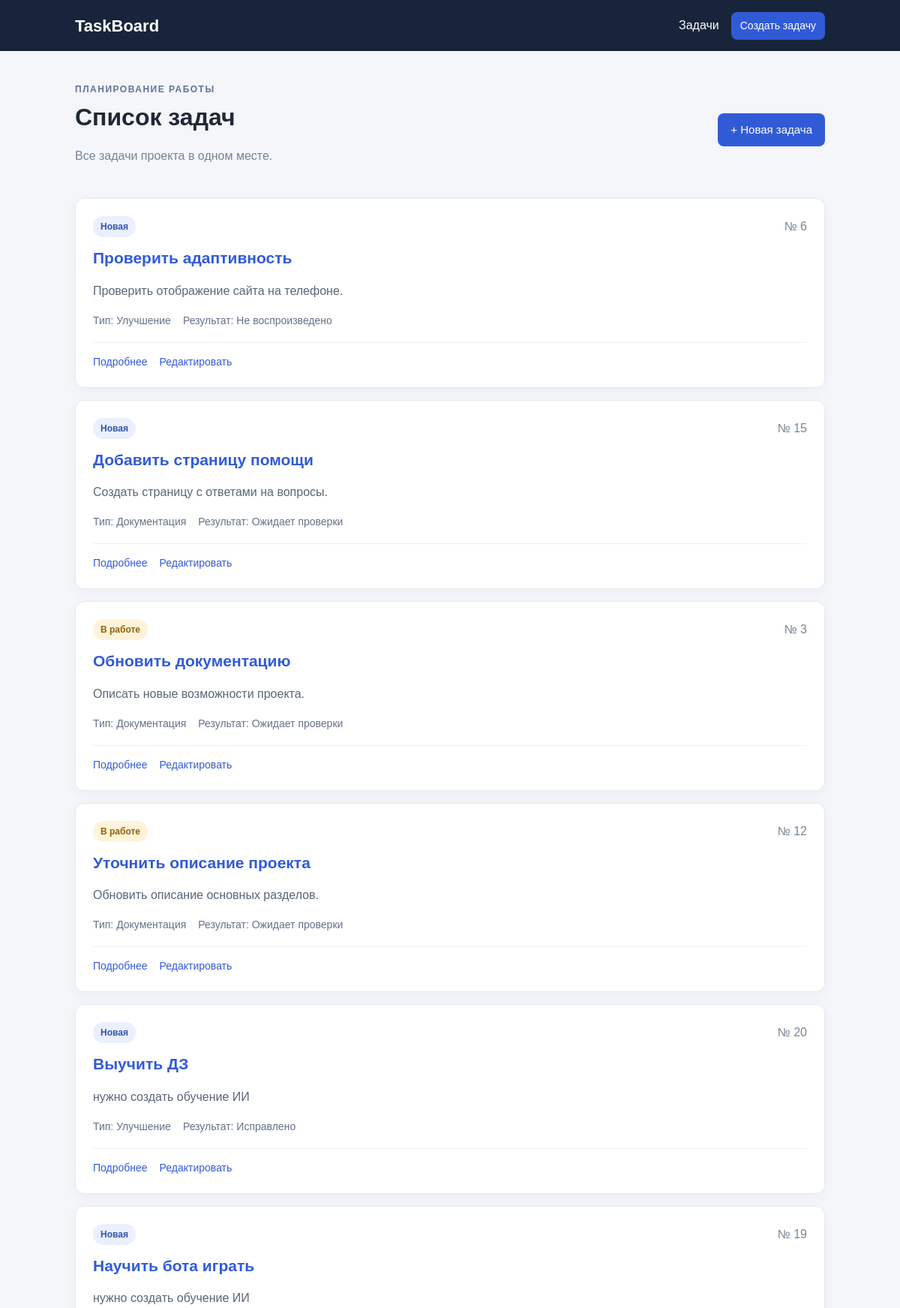
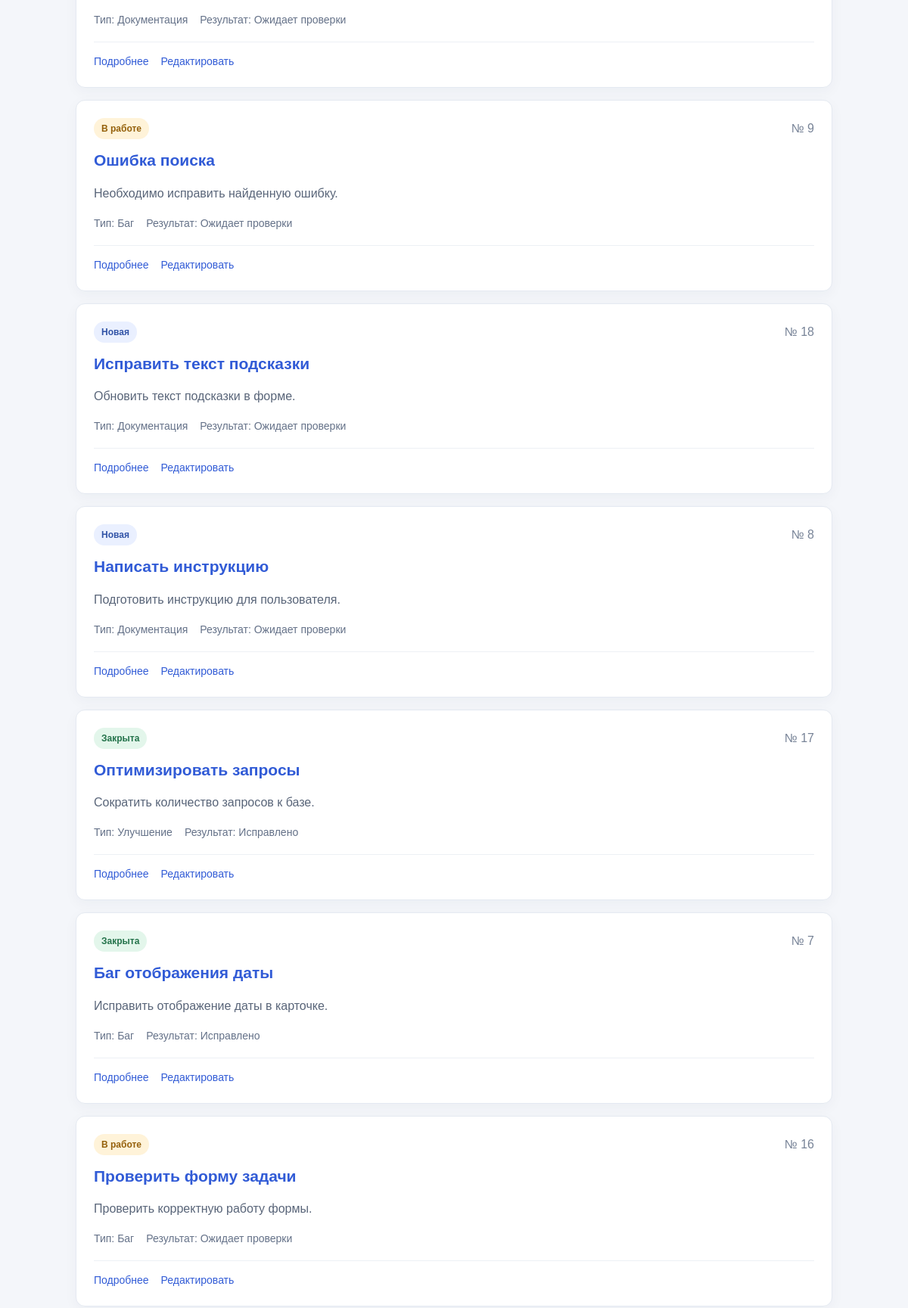
The page / (upper part) on the database its author committed (2 pictures, top to bottom).
### tasks/models.py (models this page shows, shortened)
class Task(models.Model):
    class Status(models.TextChoices):
        NEW = "new", "Новая"
        IN_PROGRESS = "in_progress", "В работе"
        CLOSED = "closed", "Закрыта"
    title = models.CharField(
        "Название задачи",
        max_length=150,
        validators=[validate_title_min_length],
    )
    short_description = models.CharField(
        "Краткое описание",
        max_length=250,
        validators=[validate_short_description_min_length],
    )
    description = models.TextField("Описание", blank=True)
    status = models.CharField(
        "Статус",
        max_length=20,
        choices=Status.choices,
        default=Status.NEW,
    )
    task_type = models.ForeignKey(
        TaskType,
        on_delete=models.PROTECT,
        related_name="tasks",
        verbose_name="Тип задачи",
    )
    result = models.ForeignKey(
        TaskResult,
        on_delete=models.PROTECT,
        related_name="tasks",
        verbose_name="Результат",
    )
    created_at = models.DateTimeField("Создана", auto_now_add=True)
    updated_at = models.DateTimeField("Последнее обновление", auto_now=True)
    class Meta:
        verbose_name = "Задача"
        verbose_name_plural = "Задачи"
        ordering = ["-updated_at"]

class TaskType(models.Model):
    name = models.CharField("Название типа", max_length=100, unique=True)
    class Meta:
        verbose_name = "Тип задачи"
        verbose_name_plural = "Типы задач"
        ordering = ["name"]

class TaskResult(models.Model):
    name = models.CharField("Название результата", max_length=100, unique=True)
    class Meta:
        verbose_name = "Результат"
        verbose_name_plural = "Результаты"
        ordering = ["name"]

### tasks/views.py (the view)
# urls.py: path("", TaskListView.as_view(), name="list"),
class TaskListView(ListView):
    model = Task
    template_name = "tasks/task_list.html"
    context_object_name = "tasks"

### templates/tasks/task_list.html (shortened to what this page needs)
{% extends "base.html" %}
{% block content %}
<section class="page-heading">
    <div>
        <p class="eyebrow">Планирование работы</p>
        <h1>Список задач</h1>
        <p class="muted">Все задачи проекта в одном месте.</p>
    </div>
    <a class="button" href="{% url 'tasks:create' %}">+ Новая задача</a>
</section>
{% if tasks %}
    <div class="task-list">
        {% for task in tasks %}
            <article class="task-card">
                <div class="task-card-top">
                    <span class="status status-{{ task.status }}">{{ task.get_status_display }}</span>
                    <span class="muted">№ {{ task.pk }}</span>
                </div>
                <h2><a href="{% url 'tasks:detail' task.pk %}">{{ task.title }}</a></h2>
                <p>{{ task.short_description }}</p>
                <div class="task-meta">
                    <span>Тип: {{ task.task_type.name }}</span>
                    <span>Результат: {{ task.result.name }}</span>
                </div>
                <div class="card-actions">
                    <a href="{% url 'tasks:detail' task.pk %}">Подробнее</a>
                    <a href="{% url 'tasks:update' task.pk %}">Редактировать</a>
                </div>
            </article>
        {% endfor %}
    </div>
{% else %}
    <div class="empty-state">
        <h2>Пока задач нет</h2>
        <p>Создайте первую задачу.</p>
        <a class="button" href="{% url 'tasks:create' %}">Создать задачу</a>
    </div>
{% endif %}
{% endblock %}

### static/css/style.css (style rules this page uses)
* { box-sizing: border-box; }
body { margin: 0; color: #202938; background: #f4f6fa; font-family: Arial, sans-serif; line-height: 1.5; }
a { color: #315bd6; text-decoration: none; }
.header-inner, .header nav, .page-heading, .task-card-top, .task-meta, .card-actions { display: flex; align-items: center; justify-content: space-between; gap: 16px; }
.page-heading { margin-bottom: 28px; }
h1 { margin: 4px 0 8px; font-size: 32px; }
h2 { margin: 12px 0 8px; font-size: 21px; }
.eyebrow { margin: 0; color: #60739a; font-size: 12px; font-weight: 700; letter-spacing: 1.5px; text-transform: uppercase; }
.muted { color: #778397; }
.button { display: inline-block; border: 0; border-radius: 8px; padding: 11px 17px; color: white; background: #315bd6; font-size: 15px; cursor: pointer; }
.task-list { display: grid; gap: 16px; }
.task-card, .detail-card, .empty-state { padding: 23px; border: 1px solid #e4e9f1; border-radius: 12px; background: white; box-shadow: 0 5px 18px rgba(28, 44, 75, 0.04); }
.task-card p { color: #596579; }
.task-meta { justify-content: flex-start; flex-wrap: wrap; margin-top: 17px; color: #647188; font-size: 14px; }
.card-actions { justify-content: flex-start; margin-top: 18px; padding-top: 15px; border-top: 1px solid #edf0f5; font-size: 14px; }
.status { display: inline-block; border-radius: 20px; padding: 5px 10px; color: #34445d; background: #edf1f7; font-size: 12px; font-weight: 700; }
.status-new { color: #3153a6; background: #eaf0ff; }
.status-in_progress { color: #94600a; background: #fff3d9; }
.status-closed { color: #24734b; background: #e3f6eb; }

### rows shown on the page
Task: status "Новая", pk "6", title "Проверить адаптивность", short_description "Проверить отображение сайта на телефоне.", task_type.name "Улучшение", result.name "Не воспроизведено"
Task: status "Новая", pk "15", title "Добавить страницу помощи", short_description "Создать страницу с ответами на вопросы.", task_type.name "Документация", result.name "Ожидает проверки"
Task: status "В работе", pk "3", title "Обновить документацию", short_description "Описать новые возможности проекта.", task_type.name "Документация", result.name "Ожидает проверки"
Task: status "В работе", pk "12", title "Уточнить описание проекта", short_description "Обновить описание основных разделов.", task_type.name "Документация", result.name "Ожидает проверки"
Task: status "Новая", pk "20", title "Выучить ДЗ", short_description "нужно создать обучение ИИ", task_type.name "Улучшение", result.name "Исправлено"
Task: status "Новая", pk "19", title "Научить бота играть", short_description "нужно создать обучение ИИ", task_type.name "Документация", result.name "Ожидает проверки"
Task: status "В работе", pk "9", title "Ошибка поиска", short_description "Необходимо исправить найденную ошибку.", task_type.name "Баг", result.name "Ожидает проверки"
Task: status "Новая", pk "18", title "Исправить текст подсказки", short_description "Обновить текст подсказки в форме.", task_type.name "Документация", result.name "Ожидает проверки"
Task: status "Новая", pk "8", title "Написать инструкцию", short_description "Подготовить инструкцию для пользователя.", task_type.name "Документация", result.name "Ожидает проверки"
Task: status "Закрыта", pk "17", title "Оптимизировать запросы", short_description "Сократить количество запросов к базе.", task_type.name "Улучшение", result.name "Исправлено"
Task: status "Закрыта", pk "7", title "Баг отображения даты", short_description "Исправить отображение даты в карточке.", task_type.name "Баг", result.name "Исправлено"
Task: status "В работе", pk "16", title "Проверить форму задачи", short_description "Проверить корректную работу формы.", task_type.name "Баг", result.name "Ожидает проверки"
